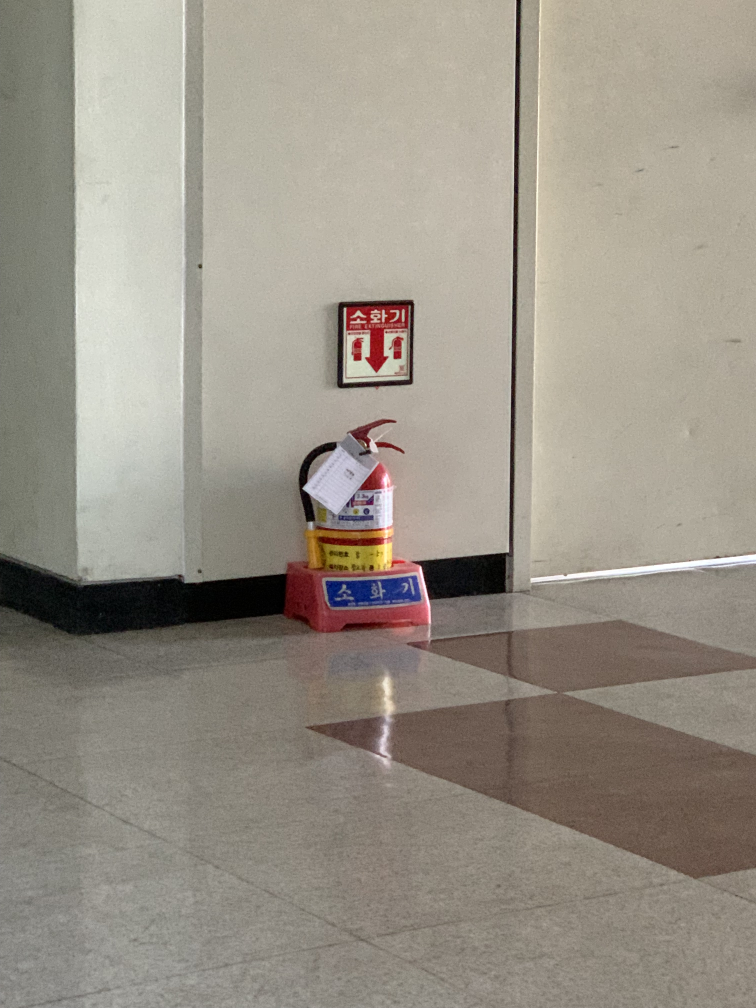
#> input picture test_img.jpg, 3024 x 4032 px, given in place of the camera (shown at 1/4 size)
$ python camera_show.py
#> lines starting #> are read from the running program, lines starting #| are printed output that depends on the picture
import math

import cv2
import numpy as np

class Point:
    P = ()
    def __init__(self, center):
        self.P = center
        self.current = 0

    def __add__(self, other):
        if type(other) == type(self):
            return Point((self.P[0] + other.P[0], self.P[1] + other.P[1]))
        return Point((self.P[0]+other, self.P[1]+other))

    def __radd__(self, other):
        if type(other) == type(self):
            return Point((self.P[0] + other.P[0], self.P[1] + other.P[1]))
        return Point((self.P[0]+other, self.P[1]+other))

    def __sub__(self, other):
        if type(other) == type(self):
            return Point((self.P[0] - other.P[0], self.P[1] - other.P[1]))
        return Point((self.P[0]-other, self.P[1]-other))

    def __rsub__(self, other):
        if type(other) == type(self):
            return Point((other.P[0]-self.P[0], other.P[1]-self.P[1]))
        return Point((other - self.P[0], other - self.P[1]))

    def __truediv__(self, other):
        return Point((int(self.P[0]/other), int(self.P[1]/other)))

    def __str__(self):
        return str(self.P)

    def __repr__(self):
        return str(self.P)

    def len(self):
        return math.sqrt(self.P[0]**2+self.P[1]**2)

    def __iter__(self):
        return self.P

    def __getitem__(self, item):
        return self.P[item]

def post_processing_image(src):
    img_shape = src.shape[:2]
    if img_shape[1] > img_shape[0]:
        img = cv2.resize(src, (img_size, int(img_shape[0] * (img_size / img_shape[1]))))
    else:
        img = cv2.resize(src, (int(img_shape[1] * (img_size / img_shape[0])), img_size))
    return img

def readthread(ser):
    while True:
        if ser.readable():
            res = ser.readline()
            print(res)
    ser.close()

# [19 lines of commented-out code are left out]


threshold = 10
max_diff = 5
img_size = 500
Angle_x = 100
Angle_y = 80
a, b, c = None, None, None

cap = cv2.VideoCapture(0)

if cap.isOpened():
    ret, a = cap.read()
#> a is the input picture: shape (4032, 3024, 3); mean B, G, R 135.3, 146.5, 153.2
    ret, b = cap.read()
    a = post_processing_image(a)
#> in post_processing_image, `img = cv2.resize(src, (int(img_shape[1] * (img_size / img_shape[0])), ..`:
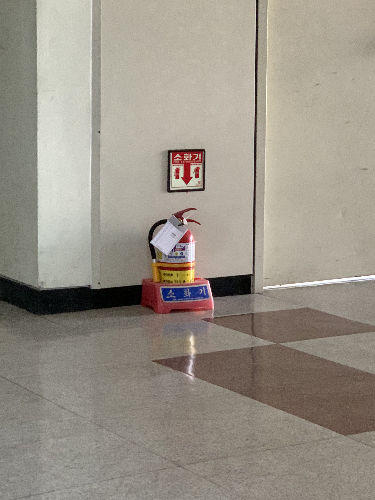
#> img: shape (500, 375, 3); mean B, G, R 135.2, 146.4, 153.1
    b = post_processing_image(b)

    while ret:
        ret, c = cap.read()
        if not ret:
            break
        c = post_processing_image(c)

        a_gray = cv2.cvtColor(a, cv2.COLOR_BGR2GRAY)
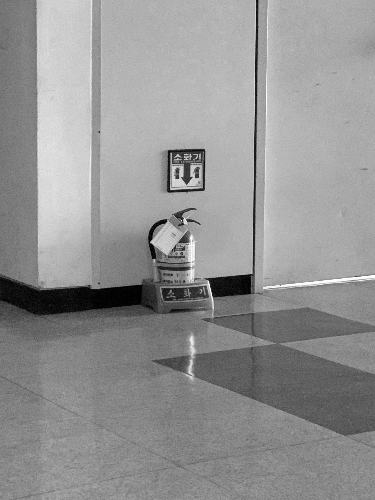
#> a_gray: shape (500, 375); min 0, max 255, mean 147.1
        b_gray = cv2.cvtColor(b, cv2.COLOR_BGR2GRAY)
        c_gray = cv2.cvtColor(c, cv2.COLOR_BGR2GRAY)

        diff1 = cv2.absdiff(a_gray, b_gray)
#> diff1: shape (500, 375); every value is 0
        diff2 = cv2.absdiff(b_gray, c_gray)

        ret, diff1_t = cv2.threshold(diff1, threshold, 255, cv2.THRESH_BINARY)
#> ret = 10
        ret, diff2_t = cv2.threshold(diff2, threshold, 255, cv2.THRESH_BINARY)

        diff = cv2.bitwise_and(diff1_t, diff2_t)

        k = cv2.getStructuringElement(cv2.MORPH_CROSS, (3, 3))
        diff = cv2.morphologyEx(diff, cv2.MORPH_OPEN, k)

        diff_cnt = cv2.countNonZero(diff)
#> diff_cnt = 0
        if diff_cnt > max_diff:
            nzero = np.nonzero(diff)
            # center = Point((int((min(nzero[0])+max(nzero[0]))/2), int((min(nzero[1])+max(nzero[1]))/2)))
            # move.append(center)
            cv2.rectangle(c, (min(nzero[1]), min(nzero[0])), (max(nzero[1]), max(nzero[0])), (0, 255, 0), 2)
            # center = center + center


        cv2.imshow("image", c)
        cv2.imshow("diff", diff)

        a = b
        b = c

        key = cv2.waitKey(1)
#> (key Esc is pressed here)
        if key == ord("f"):
            break
